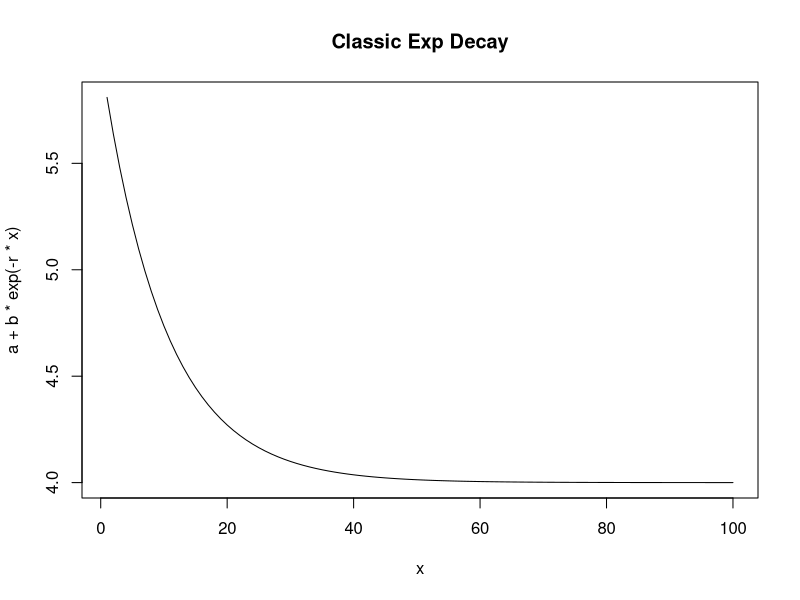
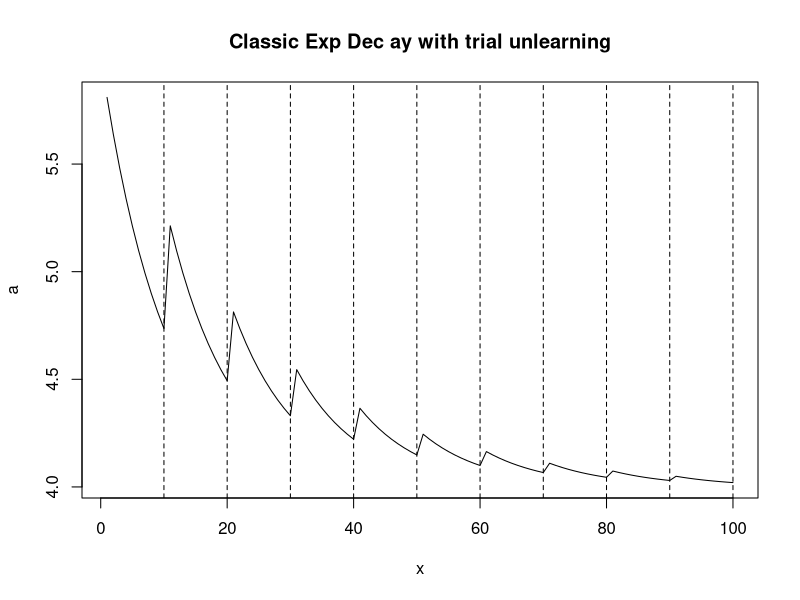
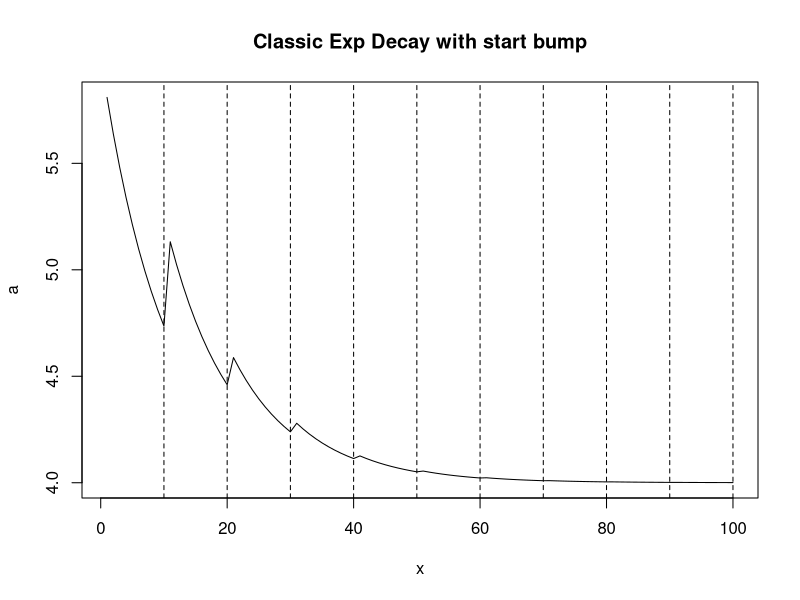
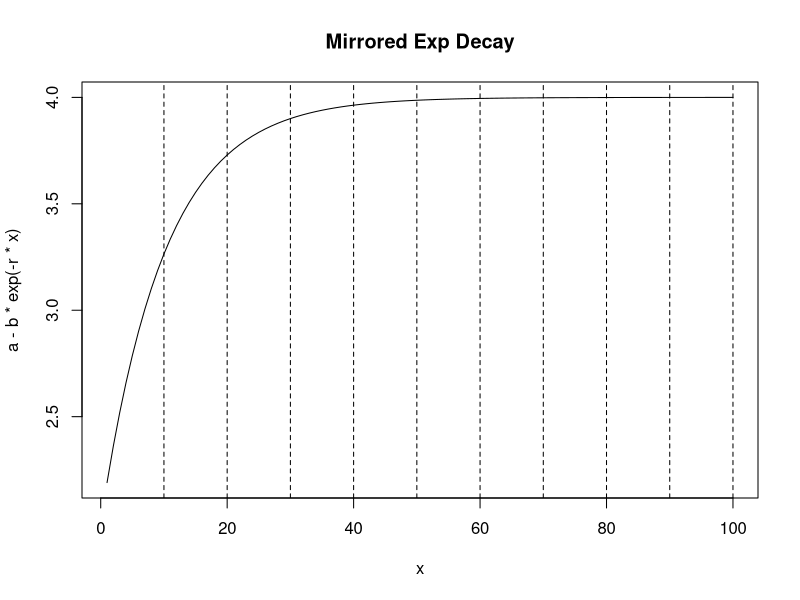
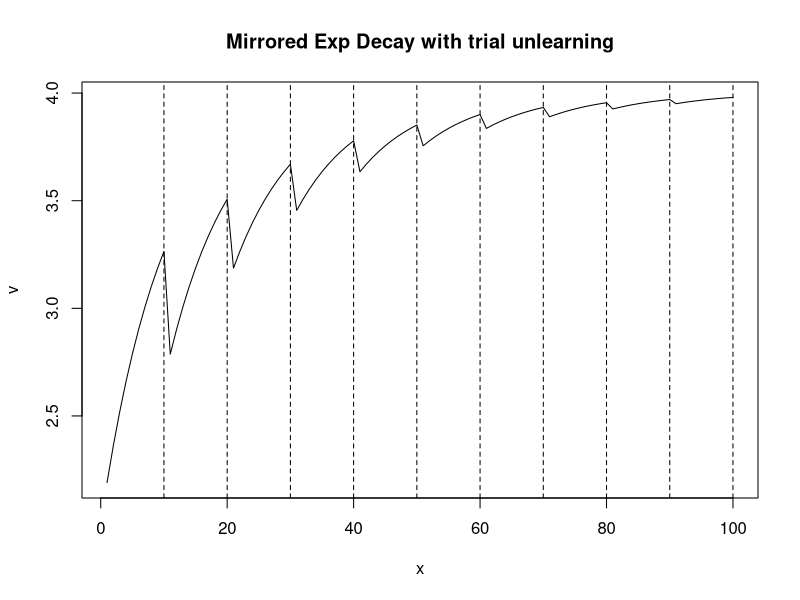
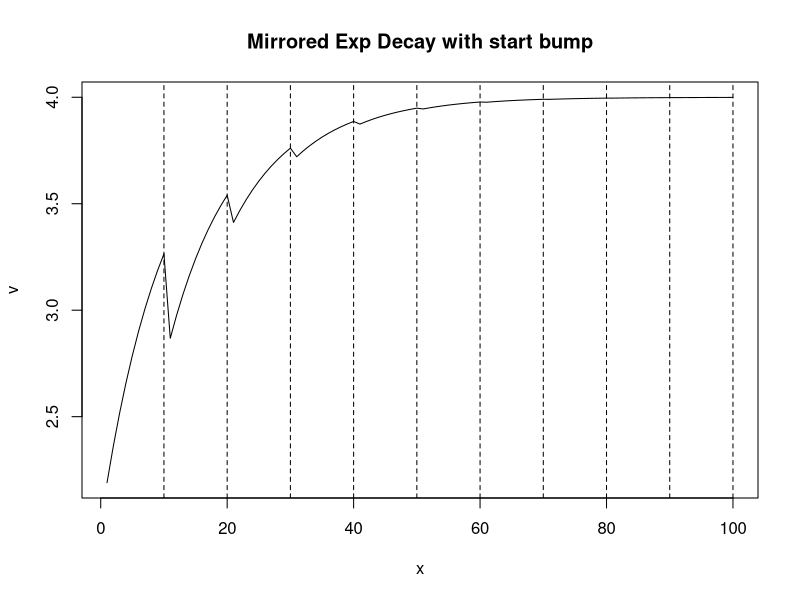
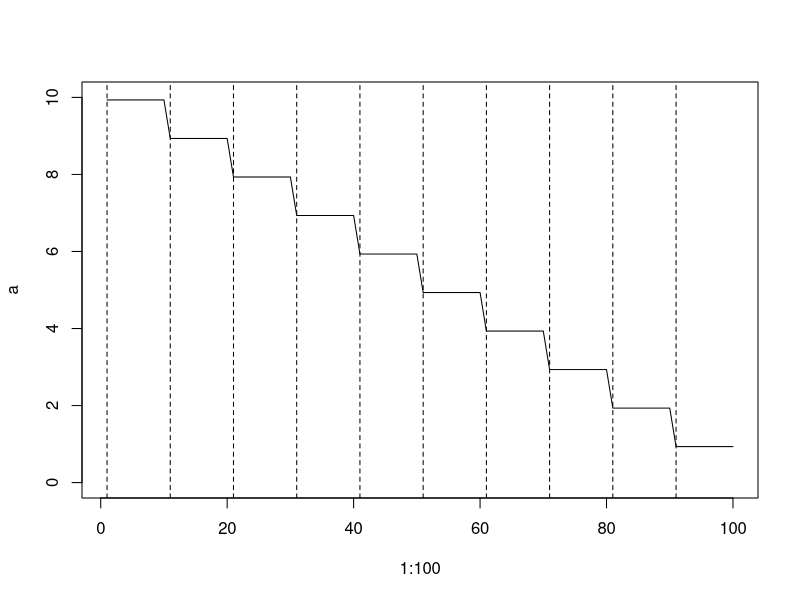
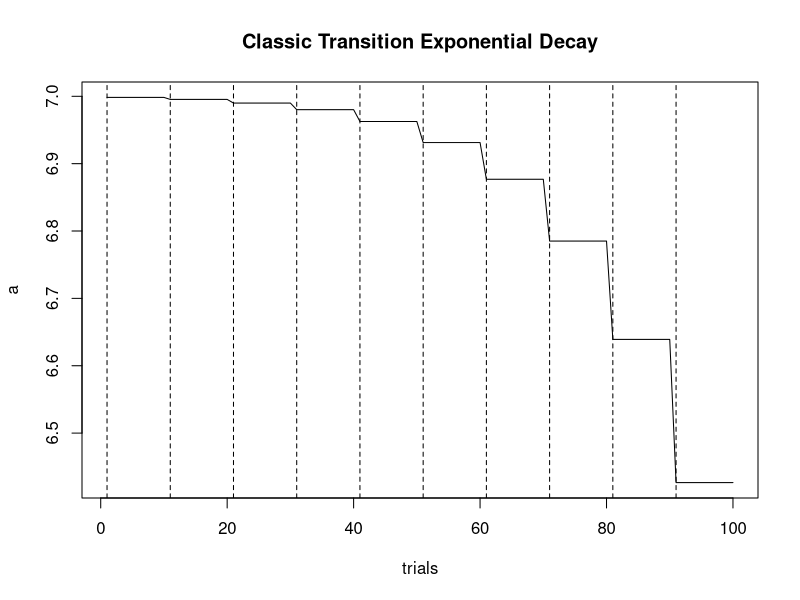

R code for these plots, in order:

block = 10

x=1:100

r=0.1
a=4
b=2

x1 = 1:100
x2=1:100
trialUnlearing=6
for (i in 1:block) {
  x2[(block*(i-1)+1):(block*(i-1)+block)]=x2[(block*(i-1)+1):(block*(i-1)+block)]-(trialUnlearing*(i-1))
}

b.bump=1.4
b2=rep(b,100)
for (i in 1:block) {
  b2[(block*(i-1)+1):(block*(i-1)+block)]=b2[(block*(i-1)+1):(block*(i-1)+block)]+(b.bump*(i-1))
}

# is the idea that we estimate a different value of b each time? 

plot(x,a+b*exp(-r*x),type="l",main="Classic Exp Decay")

plot(x,a+b*exp(-r*x2),type="l",main="Classic Exp Dec ay with trial unlearning", ylab = "a") # positive b because caution should increase after the block finishes
abline(v = x[seq(10, 100, 10)], lty = 2)


plot(x,a+b2*exp(-r*x1),type="l",main="Classic Exp Decay with start bump", ylab = "a")
abline(v = x[seq(10, 100, 10)], lty = 2)


plot(x,a-b*exp(-r*x),type="l",main="Mirrored Exp Decay")
abline(v = x[seq(10, 100, 10)], lty = 2)


plot(x,a-b*exp(-r*x2),type="l",main="Mirrored Exp Decay with trial unlearning", ylab = "v")
abline(v = x[seq(10, 100, 10)], lty = 2)


plot(x,a-b2*exp(-r*x),type="l",main="Mirrored Exp Decay with start bump", ylab = "v")
abline(v = x[seq(10, 100, 10)], lty = 2)

# Step model
blocks = rep(1:10, each = 10)
step = 0.066
a = sort(blocks - step, decreasing = TRUE)
plot(1:100,a, "l", ylim = c(0,10))
x_points <- seq(1, 100, 10)
segments(x_points, par("usr")[3], x_points, par("usr")[4], col = "black", lty = "dashed")
trials = 1:100
# blocked delay model
r=0.6
a=5
b=2
t = 1000
plot(trials,a+b*((t+1)/(t+exp(r*blocks))),type="l",main="Classic Transition Exponential Decay", ylab = "a")
segments(x_points, par("usr")[3], x_points, par("usr")[4], col = "black", lty = "dashed")


